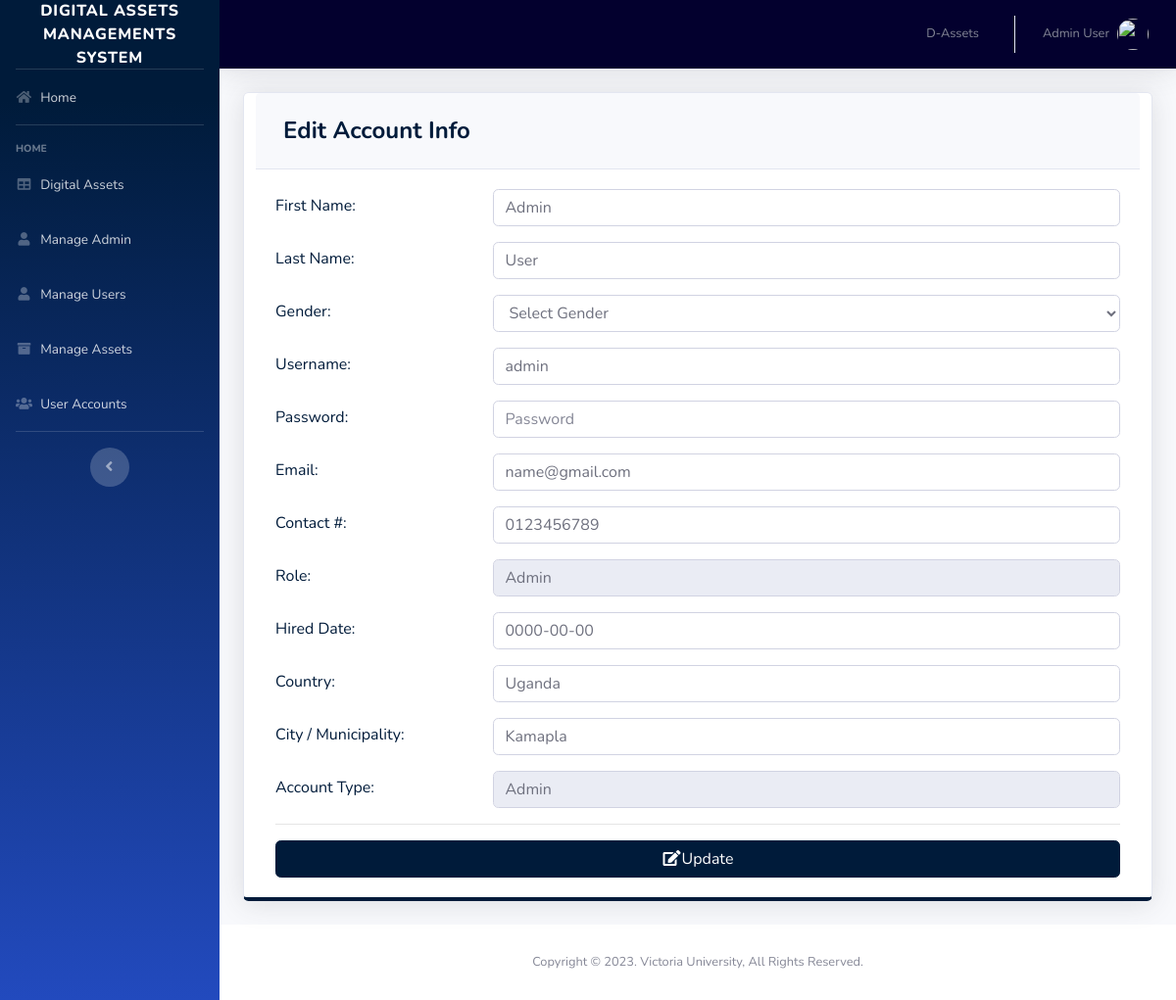
Page /pages/settings.php (signed in) on the committed database.
### tables this page shows
CREATE TABLE `users` (
  `ID` int(11) NOT NULL,
  `EMPLOYEE_ID` int(11) DEFAULT NULL,
  `USERNAME` varchar(50) DEFAULT NULL,
  `PASSWORD` varchar(50) DEFAULT NULL,
  `TYPE_ID` int(11) DEFAULT NULL
);

CREATE TABLE `employee` (
  `EMPLOYEE_ID` int(11) NOT NULL,
  `FIRST_NAME` varchar(50) DEFAULT NULL,
  `LAST_NAME` varchar(50) DEFAULT NULL,
  `GENDER` varchar(50) DEFAULT NULL,
  `EMAIL` varchar(100) DEFAULT NULL,
  `PHONE_NUMBER` varchar(11) DEFAULT NULL,
  `JOB_ID` int(11) DEFAULT NULL,
  `HIRED_DATE` varchar(50) NOT NULL,
  `LOCATION_ID` int(11) DEFAULT NULL
);

CREATE TABLE `job` (
  `JOB_ID` int(11) NOT NULL,
  `JOB_TITLE` varchar(50) DEFAULT NULL
);

CREATE TABLE `location` (
  `LOCATION_ID` int(11) NOT NULL,
  `PROVINCE` varchar(100) DEFAULT NULL,
  `CITY` varchar(100) DEFAULT NULL
);

CREATE TABLE `type` (
  `TYPE_ID` int(11) NOT NULL,
  `TYPE` varchar(50) DEFAULT NULL
);

### pages/settings.php (the view, shortened to what this page needs)
<?php
include '../includes/connection.php';
include '../includes/sidebar.php';
?>
<?php
$query = "SELECT ID, e.FIRST_NAME, e.LAST_NAME, e.GENDER, USERNAME, PASSWORD, e.EMAIL, PHONE_NUMBER, j.JOB_TITLE, e.HIRED_DATE, t.TYPE, l.PROVINCE, l.CITY
                      FROM users u
                      join employee e on u.EMPLOYEE_ID = e.EMPLOYEE_ID
                      join job j on e.JOB_ID=j.JOB_ID
                      join location l on e.LOCATION_ID=l.LOCATION_ID
                      join type t on u.TYPE_ID=t.TYPE_ID
                      WHERE ID =" . $_SESSION['MEMBER_ID'];
$result = mysqli_query($db, $query) or die(mysqli_error($db));
while ($row = mysqli_fetch_array($result)) {
  $a = $row['FIRST_NAME'];
  $b = $row['LAST_NAME'];
  $d = $row['USERNAME'];
  $f = $row['EMAIL'];
  $g = $row['PHONE_NUMBER'];
  $h = $row['JOB_TITLE'];
  $i = $row['HIRED_DATE'];
  $j = $row['PROVINCE'];
  $k = $row['CITY'];
  $l = $row['TYPE'];
}
?>
<div class="card shadow mb-4 col-xs-12 col-md-12 border-bottom-primary">
  <div class="card-header py-3">
    <h4 class="m-2 font-weight-bold text-primary">Edit Account Info</h4>
  </div>
  <div class="card-body">
    <form role="form" method="post" action="settings_edit.php">
      <div class="form-group row text-left text-primary">
        <div class="col-sm-3" style="padding-top: 5px;">
          First Name:
        </div>
        <div class="col-sm-9">
          <input class="form-control" placeholder="First Name" name="firstname" value="<?php echo $a; ?>" required>
        </div>
      </div>
      <div class="form-group row text-left text-primary">
        <div class="col-sm-3" style="padding-top: 5px;">
          Last Name:
        </div>
        <div class="col-sm-9">
          <input class="form-control" placeholder="Last Name" name="lastname" value="<?php echo $b; ?>" required>
        </div>
      </div>
      <div class="form-group row text-left text-primary">
        <div class="col-sm-3" style="padding-top: 5px;">
          Gender:
        </div>
        <div class="col-sm-9">
          <select class='form-control' name='gender' required>
            <option value="" disabled selected hidden>Select Gender</option>
          </select>
        </div>
      </div>
      <div class="form-group row text-left text-primary">
        <div class="col-sm-3" style="padding-top: 5px;">
          Username:
        </div>
        <div class="col-sm-9">
          <input class="form-control" placeholder="Username" name="username" value="<?php echo $d; ?>" required>
        </div>
      </div>
      <div class="form-group row text-left text-primary">
        <div class="col-sm-3" style="padding-top: 5px;">
          Password:
        </div>
        <div class="col-sm-9">
          <input type="password" class="form-control" placeholder="Password" name="password" value="" required>
        </div>
      </div>
      <div class="form-group row text-left text-primary">
        <div class="col-sm-3" style="padding-top: 5px;">
          Email:
        </div>
        <div class="col-sm-9">
          <input class="form-control" placeholder="Email" name="email" value="<?php echo $f; ?>" required>
        </div>
      </div>
      <div class="form-group row text-left text-primary">
        <div class="col-sm-3" style="padding-top: 5px;">
          Contact #:
        </div>
        <div class="col-sm-9">
          <input class="form-control" placeholder="Contact #" name="phone" value="<?php echo $g; ?>" required>
        </div>
      </div>
      <div class="form-group row text-left text-primary">
        <div class="col-sm-3" style="padding-top: 5px;">
          Role:
        </div>
        <div class="col-sm-9">
          <input class="form-control" placeholder="Role" name="role" value="<?php echo $h; ?>" readonly>
        </div>
      </div>
      <div class="form-group row text-left text-primary">
        <div class="col-sm-3" style="padding-top: 5px;">
          Hired Date:
        </div>
        <div class="col-sm-9">
          <input class="form-control" placeholder="Hired Date" name="hireddate" value="<?php echo $i; ?>" required>
        </div>
      </div>
      <div class="form-group row text-left text-primary">
        <div class="col-sm-3" style="padding-top: 5px;">
          Country:
        </div>
        <div class="col-sm-9">
          <input class="form-control" placeholder="Country" name="province" value="<?php echo $j; ?>" required>
        </div>
      </div>
      <div class="form-group row text-left text-primary">
        <div class="col-sm-3" style="padding-top: 5px;">
          City / Municipality:
        </div>
        <div class="col-sm-9">
          <input class="form-control" placeholder="City / Municipality" name="city" value="<?php echo $k; ?>" required>
        </div>
      </div>
      <div class="form-group row text-left text-primary">
        <div class="col-sm-3" style="padding-top: 5px;">
          Account Type:
        </div>
        <div class="col-sm-9">
          <input class="form-control" placeholder="Account Type" name="type" value="<?php echo $l; ?>" readonly>
        </div>
      </div>
      <hr>
      <button type="submit" class="btn btn-primary btn-block"><i class="fa fa-edit fa-fw"></i>Update</button>
    </form>
  </div>
</div>
<?php
include '../includes/footer.php';
?>

### rows in the picture
users: firstname "Admin", lastname "User", username "admin", email "name@gmail.com", phone "0123456789", role "Admin", hireddate "0000-00-00", province "Uganda", city "Kamapla", type "Admin"

### other values in the picture
$_SESSION['FIRST_NAME'] "Admin"
$_SESSION['LAST_NAME'] "User"
